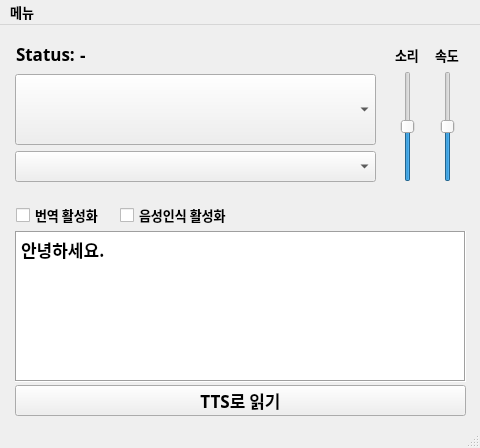
<?xml version="1.0" encoding="UTF-8"?>
<ui version="4.0">
 <class>MainWindow</class>
 <widget class="QMainWindow" name="MainWindow">
  <property name="geometry">
   <rect>
    <x>0</x>
    <y>0</y>
    <width>480</width>
    <height>448</height>
   </rect>
  </property>
  <property name="minimumSize">
   <size>
    <width>0</width>
    <height>0</height>
   </size>
  </property>
  <property name="maximumSize">
   <size>
    <width>9999</width>
    <height>9999</height>
   </size>
  </property>
  <property name="font">
   <font>
    <family>맑은 고딕</family>
    <pointsize>10</pointsize>
    <bold>true</bold>
   </font>
  </property>
  <property name="windowTitle">
   <string>KDR TTS</string>
  </property>
  <property name="styleSheet">
   <string notr="true"/>
  </property>
  <widget class="QWidget" name="centralwidget">
   <property name="enabled">
    <bool>true</bool>
   </property>
   <property name="minimumSize">
    <size>
     <width>0</width>
     <height>0</height>
    </size>
   </property>
   <property name="maximumSize">
    <size>
     <width>99999</width>
     <height>99999</height>
    </size>
   </property>
   <widget class="QComboBox" name="cb_char_name">
    <property name="geometry">
     <rect>
      <x>15</x>
      <y>49</y>
      <width>361</width>
      <height>71</height>
     </rect>
    </property>
    <property name="font">
     <font>
      <family>맑은 고딕</family>
      <pointsize>13</pointsize>
      <bold>true</bold>
     </font>
    </property>
   </widget>
   <widget class="QComboBox" name="cb_lang_name">
    <property name="geometry">
     <rect>
      <x>15</x>
      <y>126</y>
      <width>361</width>
      <height>31</height>
     </rect>
    </property>
    <property name="font">
     <font>
      <family>맑은 고딕</family>
      <pointsize>13</pointsize>
      <bold>true</bold>
     </font>
    </property>
   </widget>
   <widget class="QPlainTextEdit" name="text_edit">
    <property name="geometry">
     <rect>
      <x>15</x>
      <y>206</y>
      <width>451</width>
      <height>151</height>
     </rect>
    </property>
    <property name="font">
     <font>
      <family>맑은 고딕</family>
      <pointsize>13</pointsize>
      <bold>true</bold>
     </font>
    </property>
    <property name="frameShape">
     <enum>QFrame::Box</enum>
    </property>
    <property name="frameShadow">
     <enum>QFrame::Sunken</enum>
    </property>
    <property name="plainText">
     <string>안녕하세요.</string>
    </property>
    <property name="centerOnScroll">
     <bool>true</bool>
    </property>
   </widget>
   <widget class="QPushButton" name="btn_run_tts">
    <property name="geometry">
     <rect>
      <x>15</x>
      <y>360</y>
      <width>451</width>
      <height>31</height>
     </rect>
    </property>
    <property name="font">
     <font>
      <family>맑은 고딕</family>
      <pointsize>13</pointsize>
      <bold>true</bold>
     </font>
    </property>
    <property name="text">
     <string>TTS로 읽기</string>
    </property>
   </widget>
   <widget class="QSlider" name="vs_sound">
    <property name="geometry">
     <rect>
      <x>398</x>
      <y>46</y>
      <width>20</width>
      <height>111</height>
     </rect>
    </property>
    <property name="font">
     <font>
      <family>맑은 고딕</family>
      <pointsize>10</pointsize>
      <bold>true</bold>
     </font>
    </property>
    <property name="maximum">
     <number>100</number>
    </property>
    <property name="value">
     <number>50</number>
    </property>
    <property name="orientation">
     <enum>Qt::Vertical</enum>
    </property>
   </widget>
   <widget class="QLabel" name="label_sound">
    <property name="geometry">
     <rect>
      <x>395</x>
      <y>19</y>
      <width>31</width>
      <height>21</height>
     </rect>
    </property>
    <property name="font">
     <font>
      <family>맑은 고딕</family>
      <pointsize>10</pointsize>
      <bold>true</bold>
     </font>
    </property>
    <property name="layoutDirection">
     <enum>Qt::LeftToRight</enum>
    </property>
    <property name="text">
     <string>소리</string>
    </property>
   </widget>
   <widget class="QSlider" name="vs_speed">
    <property name="geometry">
     <rect>
      <x>438</x>
      <y>46</y>
      <width>20</width>
      <height>111</height>
     </rect>
    </property>
    <property name="minimum">
     <number>0</number>
    </property>
    <property name="maximum">
     <number>20</number>
    </property>
    <property name="singleStep">
     <number>1</number>
    </property>
    <property name="pageStep">
     <number>1</number>
    </property>
    <property name="value">
     <number>10</number>
    </property>
    <property name="orientation">
     <enum>Qt::Vertical</enum>
    </property>
   </widget>
   <widget class="QLabel" name="label_speed">
    <property name="geometry">
     <rect>
      <x>435</x>
      <y>19</y>
      <width>31</width>
      <height>21</height>
     </rect>
    </property>
    <property name="font">
     <font>
      <family>맑은 고딕</family>
      <pointsize>10</pointsize>
      <bold>true</bold>
     </font>
    </property>
    <property name="layoutDirection">
     <enum>Qt::LeftToRight</enum>
    </property>
    <property name="text">
     <string>속도</string>
    </property>
   </widget>
   <widget class="QLabel" name="status_label">
    <property name="geometry">
     <rect>
      <x>16</x>
      <y>18</y>
      <width>61</width>
      <height>21</height>
     </rect>
    </property>
    <property name="font">
     <font>
      <family>맑은 고딕</family>
      <pointsize>13</pointsize>
      <bold>true</bold>
     </font>
    </property>
    <property name="text">
     <string>Status:</string>
    </property>
   </widget>
   <widget class="QLabel" name="label_current_status">
    <property name="geometry">
     <rect>
      <x>80</x>
      <y>19</y>
      <width>281</width>
      <height>21</height>
     </rect>
    </property>
    <property name="font">
     <font>
      <family>맑은 고딕</family>
      <pointsize>13</pointsize>
      <bold>true</bold>
     </font>
    </property>
    <property name="text">
     <string>-</string>
    </property>
   </widget>
   <widget class="QCheckBox" name="check_is_translate">
    <property name="geometry">
     <rect>
      <x>16</x>
      <y>180</y>
      <width>91</width>
      <height>20</height>
     </rect>
    </property>
    <property name="font">
     <font>
      <family>맑은 고딕</family>
      <pointsize>10</pointsize>
      <bold>true</bold>
     </font>
    </property>
    <property name="text">
     <string>번역 활성화</string>
    </property>
   </widget>
   <widget class="QCheckBox" name="check_is_sr">
    <property name="geometry">
     <rect>
      <x>120</x>
      <y>180</y>
      <width>121</width>
      <height>20</height>
     </rect>
    </property>
    <property name="font">
     <font>
      <family>맑은 고딕</family>
      <pointsize>10</pointsize>
      <bold>true</bold>
     </font>
    </property>
    <property name="text">
     <string>음성인식 활성화</string>
    </property>
   </widget>
  </widget>
  <widget class="QMenuBar" name="menubar">
   <property name="geometry">
    <rect>
     <x>0</x>
     <y>0</y>
     <width>480</width>
     <height>23</height>
    </rect>
   </property>
   <widget class="QMenu" name="menu">
    <property name="font">
     <font>
      <family>맑은 고딕</family>
      <pointsize>10</pointsize>
      <bold>true</bold>
     </font>
    </property>
    <property name="title">
     <string>메뉴</string>
    </property>
    <addaction name="dev_github"/>
    <addaction name="support"/>
    <addaction name="usage"/>
   </widget>
   <addaction name="menu"/>
  </widget>
  <widget class="QStatusBar" name="statusbar"/>
  <action name="dev_github">
   <property name="text">
    <string>개발자 Github</string>
   </property>
   <property name="font">
    <font>
     <family>맑은 고딕</family>
     <bold>true</bold>
    </font>
   </property>
  </action>
  <action name="support">
   <property name="text">
    <string>후원</string>
   </property>
  </action>
  <action name="actionccc">
   <property name="text">
    <string/>
   </property>
  </action>
  <action name="usage">
   <property name="text">
    <string>사용법</string>
   </property>
  </action>
 </widget>
 <resources/>
 <connections/>
</ui>
